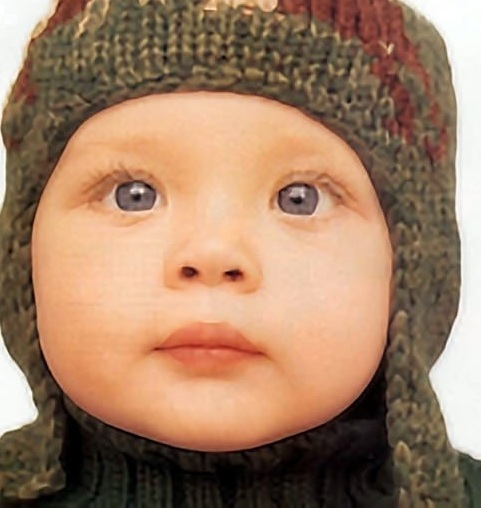
%> input picture image.jpg, 481 x 508 px
$ octave main.m   (GNU Octave 9; MATLAB toolbox functions it lacks are replaced by stand-ins)
%> lines starting %> are read from the running program, lines starting %| are printed output that depends on the picture
### main_function.m
function [ B ] = main_function( II,m,n,scale)
%MAIN_FUNCTION Summary of this function goes here
%   Detailed explanation goes here
if scale==2
    for i = 1:2:m
    for j = 1:2:n
         block = double(II(i:i+4,j:j+4));
         T=blanket(block);
         if(T>2.12)
             %rational fractal interpolation
             c=fractal_interpolation2(block);
         else
             %rational interpolation
             c=fractal_interpolation2_s0(block);
         end
       if(j==1)
            A=c(1:4,1:4);
       else
            A =cat(2,A,c(1:4,1:4));
       end
   end
    if(i==1)
         B=A;
    else
     B=cat(1,B,A);
    end
   end
end
if scale==3
   for i = 1:2:m
   for j = 1:2:n
         block = double(II(i:i+4,j:j+4));
         T=blanket(block);
         if(T>2.21)
             %rational fractal interpolation
             c=fractal_interpolation3(block);
         else
             %rational interpolation
             c=fractal_interpolation3_s0(block);
         end
       if(j==1)
            A=c(1:6,1:6);
       else
            A =cat(2,A,c(1:6,1:6));
       end
   end
    if(i==1)
         B=A;
    else
     B=cat(1,B,A);
    end
   end
%    B=B(1:end-4,1:end-4);
end
 if scale==4
   for i = 1:2:m
   for j = 1:2:n
         block = double(II(i:i+4,j:j+4));
         T=blanket(block);
         if(T>2.26)
             c=fractal_interpolation4(block);
         else
             c=fractal_interpolation4_s0(block);
         end
       if(j==1)
            A=c(1:8,1:8);
       else
            A =cat(2,A,c(1:8,1:8));
       end
   end
    if(i==1)
         B=A;
    else
     B=cat(1,B,A);
    end
    end
 end

end

### main.m
clear all;
 close all;
 clc;
 [file,path]=uigetfile('*.*','input image')
%> the answer given: image.jpg
 im=imread(file);
%> im is the input picture: size 508x481x3 uint8; mean R, G, B 160.9, 126.7, 101.1
%  input=imresize(im,[256 256]);

  figure,imshow(im)
 scale=2;
    input=imresize(im,[128 128]);
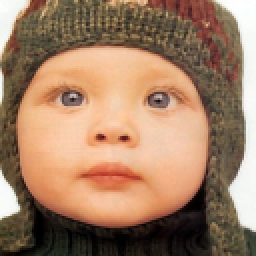
%> input: size 128x128x3 uint8 (shown 2 times larger); mean R, G, B 160.9, 126.7, 101
%
%
%
% %%%%%%%%%%%dividing image into 16x16 blocks%%%%%%%%%%%
% [rows ,columns ,numberOfColorBands] = size(input);
% blockSizeR = 16; % Rows in block.
% blockSizeC = 16; % Columns in block.
% wholeBlockRows = rows / blockSizeR;
% blockVectorR = [blockSizeR * ones(1, wholeBlockRows)];
% wholeBlockCols = columns / blockSizeC;
% blockVectorC = [blockSizeC * ones(1, wholeBlockCols)];
%
% if numberOfColorBands > 1
% 	% It's a color image.
% 	ca = mat2cell(input, blockVectorR, blockVectorC, numberOfColorBands);
%     M=mat2cell(input, blockVectorR, blockVectorC, numberOfColorBands);
% else
% 	ca = mat2cell(input, blockVectorR, blockVectorC);
%     M=mat2cell(input, blockVectorR, blockVectorC);
% end
% % Now display all the blocks.
%
%
% plotIndex = 1;
% numPlotsR = size(ca, 1);
% numPlotsC = size(ca, 2);
%
%
%
%
% for r = 1 : numPlotsR
% 	for c = 1 : numPlotsC
%         figure(2),
% 		subplot(numPlotsR, numPlotsC, plotIndex);
% 		rgbBlock = ca{r,c};
% 		imshow(rgbBlock);
%
%
%
%          plotIndex = plotIndex + 1;
%
%     end
%
%
%
% end
%
%
%
% k=1;
% for i=1:8
%  for j=1:8
%     for m=1:16
%         for n=1:16
%
%         Y=ca{i,j}(m,n)/(16*16);
%         delx{i,j}(m,n)=(ca{i,j}(m,n)-Y);
%
%
%         end
%     end
%
%       figure(3),
% 		subplot(8,8,k);
%         imshow(delx{i,j})
%
%
%
%
%     k=k+1;
%
%  end
% end
%
%
%
%
%
%
%  image=cell2mat(delx);
%  figure,imshow(image)
%
%
%  ima1=255-image;
%  figure,imshow(ima1,[])

 LR=im(1:scale:end,1:scale:end,:);
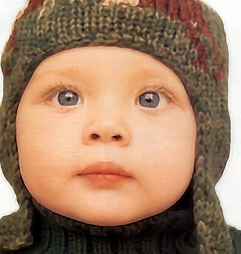
%> LR: size 254x241x3 uint8; mean R, G, B 161.2, 127, 101.4

 im_l_ycbcr = rgb2ycbcr(LR);
%> im_l_ycbcr: size 254x241x3 uint8; mean of channels 1, 2, 3 131.3, 111.7, 144.8
        im_l_y = im_l_ycbcr(:, :, 1);
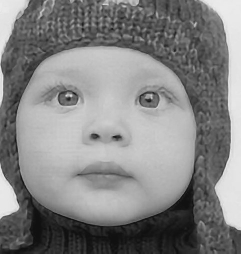
%> im_l_y: size 254x241 uint8; min 16, max 235, mean 131.3
        im_l_cb = im_l_ycbcr(:, :, 2);
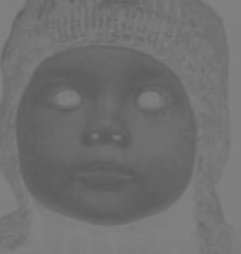
%> im_l_cb: size 254x241 uint8; min 90, max 131, mean 111.7
        im_l_cr = im_l_ycbcr(:, :, 3);
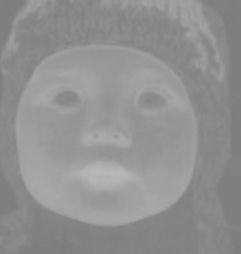
%> im_l_cr: size 254x241 uint8; min 124, max 184, mean 144.8
        im_l_y=double(im_l_y);
%> im_l_y: size 254x241 double
        im_l_cb=double(im_l_cb);
%> im_l_cb: size 254x241 double
        im_l_cr=double(im_l_cr);
%> im_l_cr: size 254x241 double
        %expand the metrix
        [m n]=size(im_l_y);
%> m = 254; n = 241
        II(1:m,1:n) = im_l_y;
        II(m+1,:) = 2.*II(m,:) - II(m-1,:);
        II(:,n+1) = 2.*II(:,n) - II(:,n-1);
%> II: size 255x242 double
        II(m+2,:) = 2.*II(m+1,:) - II(m,:);
%> II: size 256x242 double
        II(:,n+2) = 2.*II(:,n+1) - II(:,n);
%> II: size 256x243 double
        II(m+3,:) =2.*II(m+2,:)-II(m+1,:);
%> II: size 257x243 double
        II(:,n+3) =2.*II(:,n+2)-II(:,n+1);
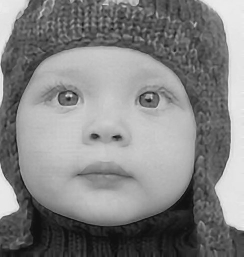
%> II: size 257x244 double; min 9, max 240, mean 131.3
        II(m+4,:) =2.*II(m+3,:)-II(m+2,:);
%> II: size 258x244 double
        II(:,n+4) =2.*II(:,n+3)-II(:,n+2);
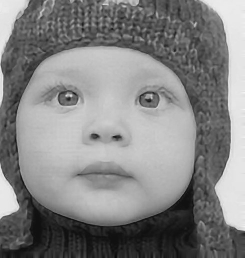
%> II: size 258x245 double; min 6, max 243, mean 131.3

        % image super-resolution
        im_h_y = main_function(II,m,n,scale);
%> (the run ends here)
